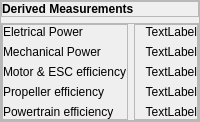
              <widget class="QFrame" name="derivedMeasurementsContainer">
               <property name="minimumSize">
                <size>
                 <width>0</width>
                 <height>0</height>
                </size>
               </property>
               <property name="frameShape">
                <enum>QFrame::StyledPanel</enum>
               </property>
               <property name="frameShadow">
                <enum>QFrame::Raised</enum>
               </property>
               <layout class="QVBoxLayout" name="verticalLayout_28">
                <property name="leftMargin">
                 <number>0</number>
                </property>
                <property name="topMargin">
                 <number>0</number>
                </property>
                <property name="rightMargin">
                 <number>0</number>
                </property>
                <property name="bottomMargin">
                 <number>0</number>
                </property>
                <item>
                 <widget class="QFrame" name="frame_29">
                  <property name="frameShape">
                   <enum>QFrame::StyledPanel</enum>
                  </property>
                  <property name="frameShadow">
                   <enum>QFrame::Raised</enum>
                  </property>
                  <layout class="QHBoxLayout" name="horizontalLayout_19">
                   <property name="leftMargin">
                    <number>0</number>
                   </property>
                   <property name="topMargin">
                    <number>0</number>
                   </property>
                   <property name="rightMargin">
                    <number>0</number>
                   </property>
                   <property name="bottomMargin">
                    <number>0</number>
                   </property>
                   <item>
                    <widget class="QLabel" name="label_49">
                     <property name="font">
                      <font>
                       <weight>75</weight>
                       <bold>true</bold>
                      </font>
                     </property>
                     <property name="text">
                      <string>Derived Measurements</string>
                     </property>
                    </widget>
                   </item>
                  </layout>
                 </widget>
                </item>
                <item>
                 <widget class="QFrame" name="frame_30">
                  <property name="frameShape">
                   <enum>QFrame::StyledPanel</enum>
                  </property>
                  <property name="frameShadow">
                   <enum>QFrame::Raised</enum>
                  </property>
                  <layout class="QHBoxLayout" name="horizontalLayout_15">
                   <property name="leftMargin">
                    <number>0</number>
                   </property>
                   <property name="topMargin">
                    <number>0</number>
                   </property>
                   <property name="rightMargin">
                    <number>0</number>
                   </property>
                   <property name="bottomMargin">
                    <number>0</number>
                   </property>
                   <item>
                    <widget class="QFrame" name="frame_31">
                     <property name="frameShape">
                      <enum>QFrame::StyledPanel</enum>
                     </property>
                     <property name="frameShadow">
                      <enum>QFrame::Raised</enum>
                     </property>
                     <layout class="QVBoxLayout" name="verticalLayout_31">
                      <property name="leftMargin">
                       <number>0</number>
                      </property>
                      <property name="topMargin">
                       <number>0</number>
                      </property>
                      <property name="rightMargin">
                       <number>0</number>
                      </property>
                      <property name="bottomMargin">
                       <number>0</number>
                      </property>
                      <item>
                       <widget class="QLabel" name="label_40">
                        <property name="text">
                         <string>Eletrical Power</string>
                        </property>
                       </widget>
                      </item>
                      <item>
                       <widget class="QLabel" name="label_37">
                        <property name="text">
                         <string>Mechanical Power</string>
                        </property>
                       </widget>
                      </item>
                      <item>
                       <widget class="QLabel" name="label_39">
                        <property name="text">
                         <string>Motor &amp; ESC efficiency</string>
                        </property>
                       </widget>
                      </item>
                      <item>
                       <widget class="QLabel" name="label_36">
                        <property name="text">
                         <string>Propeller efficiency</string>
                        </property>
                       </widget>
                      </item>
                      <item>
                       <widget class="QLabel" name="label_38">
                        <property name="text">
                         <string>Powertrain efficiency</string>
                        </property>
                       </widget>
                      </item>
                     </layout>
                    </widget>
                   </item>
                   <item>
                    <widget class="QFrame" name="frame_32">
                     <property name="frameShape">
                      <enum>QFrame::StyledPanel</enum>
                     </property>
                     <property name="frameShadow">
                      <enum>QFrame::Raised</enum>
                     </property>
                     <layout class="QVBoxLayout" name="verticalLayout_32">
                      <property name="leftMargin">
                       <number>0</number>
                      </property>
                      <property name="topMargin">
                       <number>0</number>
                      </property>
                      <property name="rightMargin">
                       <number>0</number>
                      </property>
                      <property name="bottomMargin">
                       <number>0</number>
                      </property>
                      <item>
                       <widget class="QLabel" name="label_45">
                        <property name="text">
                         <string>TextLabel</string>
                        </property>
                        <property name="alignment">
                         <set>Qt::AlignRight|Qt::AlignTrailing|Qt::AlignVCenter</set>
                        </property>
                       </widget>
                      </item>
                      <item>
                       <widget class="QLabel" name="label_42">
                        <property name="text">
                         <string>TextLabel</string>
                        </property>
                        <property name="alignment">
                         <set>Qt::AlignRight|Qt::AlignTrailing|Qt::AlignVCenter</set>
                        </property>
                       </widget>
                      </item>
                      <item>
                       <widget class="QLabel" name="label_44">
                        <property name="text">
                         <string>TextLabel</string>
                        </property>
                        <property name="alignment">
                         <set>Qt::AlignRight|Qt::AlignTrailing|Qt::AlignVCenter</set>
                        </property>
                       </widget>
                      </item>
                      <item>
                       <widget class="QLabel" name="label_41">
                        <property name="text">
                         <string>TextLabel</string>
                        </property>
                        <property name="alignment">
                         <set>Qt::AlignRight|Qt::AlignTrailing|Qt::AlignVCenter</set>
                        </property>
                       </widget>
                      </item>
                      <item>
                       <widget class="QLabel" name="label_43">
                        <property name="text">
                         <string>TextLabel</string>
                        </property>
                        <property name="alignment">
                         <set>Qt::AlignRight|Qt::AlignTrailing|Qt::AlignVCenter</set>
                        </property>
                       </widget>
                      </item>
                     </layout>
                    </widget>
                   </item>
                  </layout>
                 </widget>
                </item>
               </layout>
              </widget>
